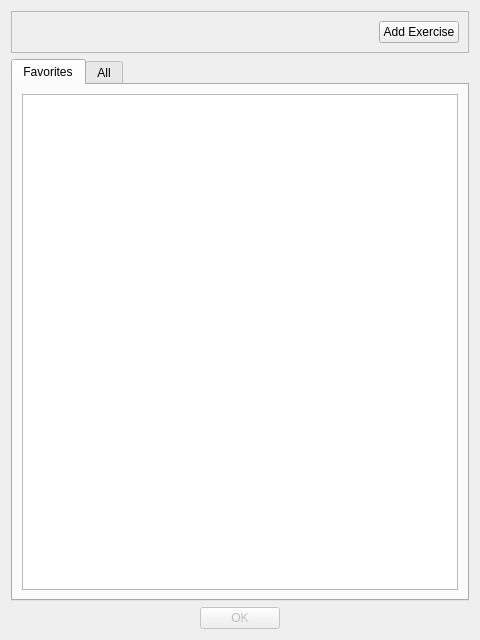
<?xml version="1.0" encoding="UTF-8"?>
<ui version="4.0">
 <class>ExerciseSelectDialog</class>
 <widget class="QDialog" name="ExerciseSelectDialog">
  <property name="geometry">
   <rect>
    <x>0</x>
    <y>0</y>
    <width>480</width>
    <height>640</height>
   </rect>
  </property>
  <property name="sizePolicy">
   <sizepolicy hsizetype="Maximum" vsizetype="Maximum">
    <horstretch>0</horstretch>
    <verstretch>0</verstretch>
   </sizepolicy>
  </property>
  <property name="maximumSize">
   <size>
    <width>480</width>
    <height>640</height>
   </size>
  </property>
  <property name="windowTitle">
   <string>Dialog</string>
  </property>
  <layout class="QVBoxLayout" name="verticalLayout">
   <item>
    <widget class="QFrame" name="view_control_frame">
     <property name="frameShape">
      <enum>QFrame::StyledPanel</enum>
     </property>
     <property name="frameShadow">
      <enum>QFrame::Raised</enum>
     </property>
     <layout class="QHBoxLayout" name="horizontalLayout">
      <item>
       <spacer name="horizontalSpacer">
        <property name="orientation">
         <enum>Qt::Horizontal</enum>
        </property>
        <property name="sizeHint" stdset="0">
         <size>
          <width>40</width>
          <height>20</height>
         </size>
        </property>
       </spacer>
      </item>
      <item>
       <widget class="QPushButton" name="add_exercise_button">
        <property name="text">
         <string>Add Exercise</string>
        </property>
       </widget>
      </item>
     </layout>
    </widget>
   </item>
   <item>
    <widget class="QTabWidget" name="tabWidget">
     <property name="currentIndex">
      <number>0</number>
     </property>
     <widget class="QWidget" name="favorites_tab">
      <attribute name="title">
       <string>Favorites</string>
      </attribute>
      <layout class="QVBoxLayout" name="verticalLayout_2">
       <item>
        <widget class="QTableView" name="favorite_list_view">
         <property name="selectionMode">
          <enum>QAbstractItemView::SingleSelection</enum>
         </property>
         <property name="selectionBehavior">
          <enum>QAbstractItemView::SelectRows</enum>
         </property>
        </widget>
       </item>
      </layout>
     </widget>
     <widget class="QWidget" name="all_tab">
      <attribute name="title">
       <string>All</string>
      </attribute>
      <layout class="QVBoxLayout" name="verticalLayout_3">
       <item>
        <widget class="QTableView" name="all_list_view">
         <property name="selectionMode">
          <enum>QAbstractItemView::SingleSelection</enum>
         </property>
         <property name="selectionBehavior">
          <enum>QAbstractItemView::SelectRows</enum>
         </property>
        </widget>
       </item>
      </layout>
     </widget>
    </widget>
   </item>
   <item>
    <widget class="QDialogButtonBox" name="buttonBox">
     <property name="enabled">
      <bool>false</bool>
     </property>
     <property name="orientation">
      <enum>Qt::Horizontal</enum>
     </property>
     <property name="standardButtons">
      <set>QDialogButtonBox::Ok</set>
     </property>
     <property name="centerButtons">
      <bool>true</bool>
     </property>
    </widget>
   </item>
  </layout>
 </widget>
 <resources/>
 <connections>
  <connection>
   <sender>buttonBox</sender>
   <signal>accepted()</signal>
   <receiver>ExerciseSelectDialog</receiver>
   <slot>accept()</slot>
   <hints>
    <hint type="sourcelabel">
     <x>248</x>
     <y>254</y>
    </hint>
    <hint type="destinationlabel">
     <x>157</x>
     <y>274</y>
    </hint>
   </hints>
  </connection>
  <connection>
   <sender>buttonBox</sender>
   <signal>rejected()</signal>
   <receiver>ExerciseSelectDialog</receiver>
   <slot>reject()</slot>
   <hints>
    <hint type="sourcelabel">
     <x>316</x>
     <y>260</y>
    </hint>
    <hint type="destinationlabel">
     <x>286</x>
     <y>274</y>
    </hint>
   </hints>
  </connection>
 </connections>
</ui>
